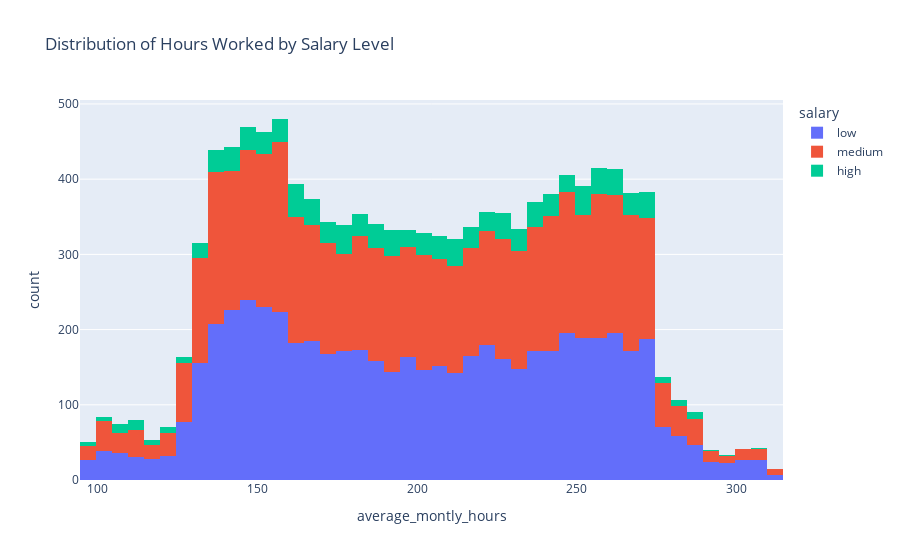

The notebook cell this image was saved under:
### Code cell
# Visualize the distribution of hours worked vs. salary levels using a histogram
fig = px.histogram(df, x="average_montly_hours", color="salary", title="Distribution of Hours Worked by Salary Level")
fig.show()

### Figure 1 — Plotly figure (JSON) as saved in the notebook; plotly's stock layout.template omitted (floating-point values rounded to 4 significant figures; data arrays with more than 128 entries replaced by an {"elided": "..."} marker saying what was removed)
{"data": [{"alignmentgroup": "True", "bingroup": "x", "hovertemplate": "salary=low<br>average_montly_hours=%{x}<br>count=%{y}<extra></extra>", "legendgroup": "low", "marker": {"color": "#636efa", "pattern": {"shape": ""}}, "name": "low", "offsetgroup": "low", "orientation": "v", "showlegend": true, "type": "histogram", "x": {"elided": "5740 int values"}, "xaxis": "x", "yaxis": "y"}, {"alignmentgroup": "True", "bingroup": "x", "hovertemplate": "salary=medium<br>average_montly_hours=%{x}<br>count=%{y}<extra></extra>", "legendgroup": "medium", "marker": {"color": "#EF553B", "pattern": {"shape": ""}}, "name": "medium", "offsetgroup": "medium", "orientation": "v", "showlegend": true, "type": "histogram", "x": {"elided": "5261 int values"}, "xaxis": "x", "yaxis": "y"}, {"alignmentgroup": "True", "bingroup": "x", "hovertemplate": "salary=high<br>average_montly_hours=%{x}<br>count=%{y}<extra></extra>", "legendgroup": "high", "marker": {"color": "#00cc96", "pattern": {"shape": ""}}, "name": "high", "offsetgroup": "high", "orientation": "v", "showlegend": true, "type": "histogram", "x": {"elided": "990 int values"}, "xaxis": "x", "yaxis": "y"}], "layout": {"barmode": "relative", "legend": {"title": {"text": "salary"}, "tracegroupgap": 0}, "title": {"text": "Distribution of Hours Worked by Salary Level"}, "xaxis": {"anchor": "y", "domain": [0, 1], "title": {"text": "average_montly_hours"}}, "yaxis": {"anchor": "x", "domain": [0, 1], "title": {"text": "count"}}}}
